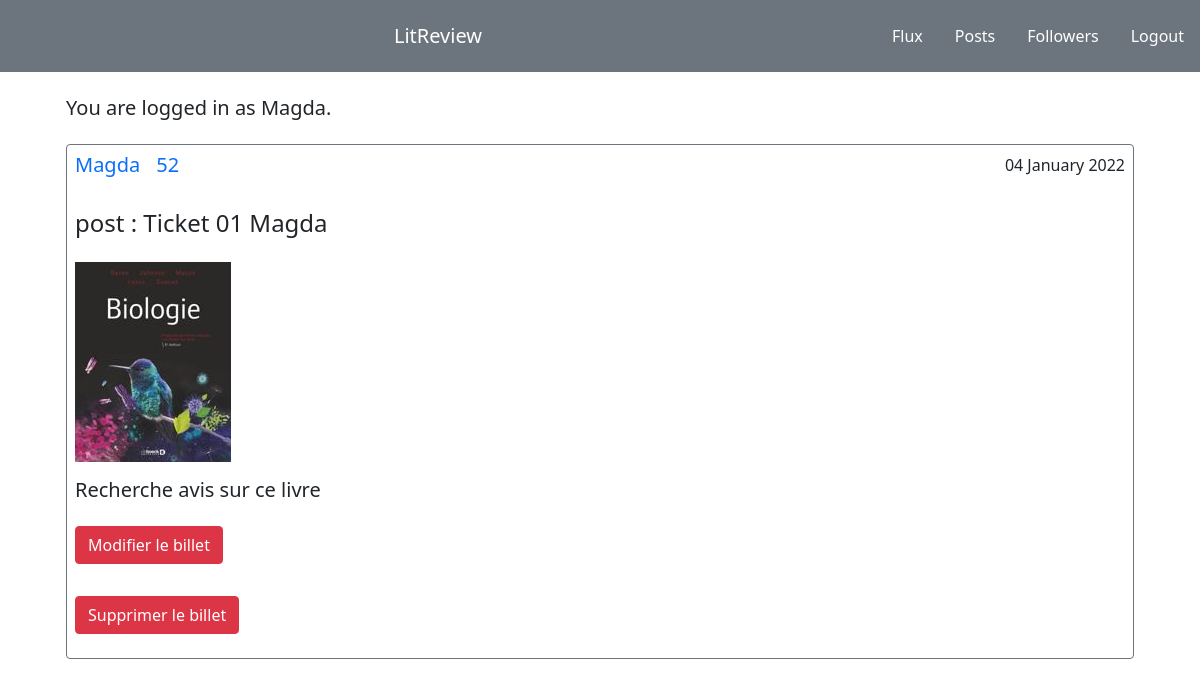
Screenshot of /home/posts/ (signed in) with the database file from the repository.
### authentification/models.py (models this page shows)
class User(AbstractUser):
    CREATOR = 'CREATOR'
    SUBSCRIBER = 'SUBSCRIBER'
    ROLE_CHOICES = (
        (CREATOR, 'Créateur'),
        (SUBSCRIBER, 'Abonné'),
    )
    profile_photo = models.ImageField()
    role = models.CharField(max_length=30, choices=ROLE_CHOICES)

### flux/models.py (models this page shows, shortened)
class Ticket(models.Model):
    title = models.CharField(max_length=128)
    content = models.TextField(max_length=2048, blank=True, null=True)
    image = models.ImageField(null=True, blank=True)
    user = models.ForeignKey(settings.AUTH_USER_MODEL, on_delete=models.CASCADE)
    date_created = models.DateTimeField(auto_now_add=True)
    starred = models.BooleanField(default=False)
    IMAGE_MAX_SIZE = (200, 200)

### flux/views.py (the view)
# urls.py: path("posts/", views.posts, name="posts"),
@login_required
def posts(request):
    tickets = models.Ticket.objects.filter(user=request.user)
    reviews = models.Review.objects.filter(user=request.user)
    tickets = tickets.annotate(content_type=Value("TICKET", CharField()))
    reviews = reviews.annotate(content_type=Value("REVIEW", CharField()))
    posts = sorted(
        chain(reviews, tickets), key=lambda post: post.date_created, reverse=True
    )
    context = {"posts": posts}
    return render(request, "flux/posts.html", context=context)

### flux/templates/flux/posts.html (shortened to what this page needs)
{% extends 'base.html' %}
{% block content %}
    {% for post in posts %}
        {% if post.content_type == 'TICKET' %}
            <div class="post border border border-secondary rounded m-4 ">
                <div class="d-flex flex-row">
                    <p class="p-2 h5 text-primary">{{ post.user }}</p>
                    <p class="p-2 h5 text-primary">{{ post.id }}</p>
                    <p class=" p-2 ms-auto">{{ post.date_created|date:"d F Y" }} </p>
                </div>
                <h4 class="p-2">post : {{ post.title }}</h4>
                {% if post.image %}
                    <img class="p-2" src="{{ post.image.url }}">
                {% endif %}
                <p class="p-2 h5">{{ post.content }}</p>
                <p><a class=" btn btn-danger m-2" href="{% url 'edit_ticket' post.id %}">Modifier le billet</a></p>
                <p><a class=" btn btn-danger m-2" href="{% url 'delete_ticket' post.id %}">Supprimer le billet</a></p>
            </div>
        {% endif %}
    {% endfor %}
{% endblock %}

### templates/base.html (shortened to what this page needs)
<!doctype html>
<html lang="en">
  <head>
    <link href="https://cdn.jsdelivr.net/npm/bootstrap@5.1.3/dist/css/bootstrap.min.css" rel="stylesheet">
  </head>
  <body>
    <nav class="navbar navbar-expand-lg navbar-secondary bg-secondary " >
      <a class="navbar-brand text-white mx-auto"  class="h1"  href="#">LitReview</a>
      {%  if user.is_authenticated %}
      <ul class="navbar-nav mr-auto">
        <li class="nav-item active">
          <a class="nav-link text-white m-2" href="{% url 'home' %}">Flux</a>
        </li>
        <li class="nav-item active">
          <a class="nav-link text-white m-2" href="{% url 'posts' %}">Posts</a>
        </li>
        <li class="nav-item active">
          <a class="nav-link text-white m-2" href="{% url 'user_follow' %}">Followers</a>
        </li>
        <li class="nav-item">
          <a class="nav-link text-white m-2" href="{% url 'logout' %}">Logout</a>
        </li>
      </ul>
      {%  endif %}
      </nav>
      <div class="container">
        {%  if user.is_authenticated %}
                <p class="m-4 h5 text.secondary">You are logged in as {{ request.user }}.</p>
        {% endif %}
        {% block content %}{% endblock content %}
      </div>
  </body>
</html>

### rows the page displays
User: user "Magda"
Ticket: user "Magda", id "52", date_created "04 January 2022", title "Ticket 01 Magda", image (picture), content "Recherche avis sur ce livre"
